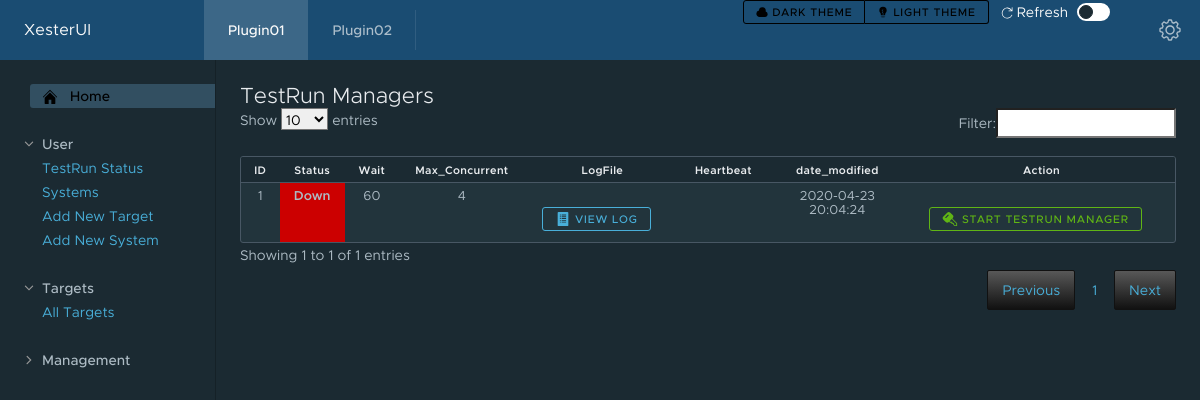
Page /UI/testrun_manager.php on the committed database.
### tables this page shows
CREATE TABLE TESTRUN_MANAGER (
  ID int(11) NOT NULL AUTO_INCREMENT,
  STATUS_ID int(11) NOT NULL,
  Wait int(11) NOT NULL,
  Max_Concurrent int(11) NOT NULL,
  Log_File varchar(255),
  Heartbeat varchar(255),
  PRIMARY KEY (ID),
  FOREIGN KEY(STATUS_ID) REFERENCES STATUS(ID),
  date_modified TIMESTAMP NOT NULL DEFAULT CURRENT_TIMESTAMP ON UPDATE CURRENT_TIMESTAMP
);

CREATE TABLE STATUS (
  ID int(11) NOT NULL AUTO_INCREMENT,
  Status varchar(50) NOT NULL,
  HtmlColor varchar(10) Not NULL,
  HTML_Description varchar(20) Not NULL,
  PRIMARY KEY (ID),
  UNIQUE (Status),
  date_modified TIMESTAMP NOT NULL DEFAULT CURRENT_TIMESTAMP ON UPDATE CURRENT_TIMESTAMP
);

### UI/testrun_manager.php (the view, shortened to what this page needs)
<!DOCTYPE html>
<html lang="en">
<?php
	require_once 'components/header.php';
?>
<?php
	if (!empty($_GET['id'])) {
		$new_status_id=$_GET['new_status_id'];
		$id=$_GET['id'];
		include 'components/database.php';
		$sql = "UPDATE testrun_manager SET Status_ID = $new_status_id where ID like $id";
		$pdo = Database::connect();
		$pdo->query($sql);
		header("Refresh:0 url=testrun_manager.php");
	} else {
?>
	<div class="content-area">
    <h3>TestRun Managers</h3>
				<div class="row">
					<table id="example" class="table table-compact">
						<thead>
							<tr>
							<th>ID</th>
							<th>Status</th>
							<th>Wait</th>
							<th>Max_Concurrent</th>
							<th>LogFile</th>
							<th>Heartbeat</th>
							<th>date_modified</th>
							<th>Action</th>
							</tr>
						</thead>
						<tbody>
							<?php
							$pdo = Database::connect();
							$sql = 'select tm.ID, '
										. 'tm.Status_ID, '
										. 'tm.Max_Concurrent, '
										. 's.Status, '
										. 's.HtmlColor, '
										. 'tm.Wait, '
										. 'tm.Log_File, '
										. 'tm.Heartbeat, '
										. 'tm.date_modified '
									. 'from testrun_manager tm '
									. 'join STATUS s on tm.Status_ID=s.ID ';
							foreach ($pdo->query($sql) as $row) {
								echo '<tr>';
								echo '<td>'. $row['ID'] . '</td>';
								echo '<td style=background-color:'. $row['HtmlColor'] . '><b>' . $row['Status'] . '</b></td>';
								echo '<td>'. $row['Wait'] . '</td>';
								echo '<td>'. $row['Max_Concurrent'] . '</td>';
								echo '<td><form action="viewlog.php" method="get"><input type="hidden" name="Log_File" value='.$row['Log_File'].'><button class="btn btn-info btn-sm"><clr-icon class="is-solid" size="16" shape="list"></clr-icon> View Log</button></form></td>';
								echo '<td>'. $row['Heartbeat'] . '</td>';
								echo '<td>'. $row['date_modified'] . '</td>';
                                if ($row['Status_ID'] == 1) {
                                    echo '<td><form action="testrun_manager.php" method="get"><input type="hidden" name="new_status_id" value="3"><input type="hidden" name="id" value="'. $row['ID'] . '"><button class="btn btn-success-outline btn-sm"><clr-icon class="is-solid" shape="key" size="16"></clr-icon> Start TestRun Manager</button></form></td>';
                                } elseif ($row['Status_ID'] == 3) {
                                    echo '<td><form action="testrun_manager.php" method="get"><button class="btn btn-info btn-sm"><clr-icon class="is-solid" shape="refresh" size="16"></clr-icon> Refresh</button></form></td>';
                                } elseif ($row['Status_ID'] == 4) {
                                    echo '<td><form action="testrun_manager.php" method="get"><button class="btn btn-info btn-sm"><clr-icon class="is-solid" shape="refresh" size="16"></clr-icon> Refresh</button></form></td>';
                                }else {
                                    echo '';
                                }
								echo '</tr>';
							}
							?>
						</tbody>
					</table>
		</div>
	</div>
    <nav class="sidenav">
	</nav>
</div>
</body>
<?php
	}
?>
</html>

### rows in the picture
testrun_manager: ID "1", STATUS_ID.Status "Down", Wait "60", Max_Concurrent "4", date_modified "2020-04-23 20:04:24"
